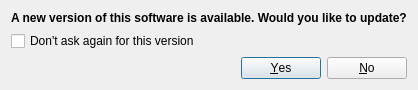
<?xml version="1.0" encoding="UTF-8"?>
<ui version="4.0">
 <class>UpdateAvailableDialog</class>
 <widget class="QDialog" name="UpdateAvailableDialog">
  <property name="geometry">
   <rect>
    <x>0</x>
    <y>0</y>
    <width>411</width>
    <height>83</height>
   </rect>
  </property>
  <property name="windowTitle">
   <string>Update available</string>
  </property>
  <layout class="QVBoxLayout" name="verticalLayout">
   <item>
    <widget class="QLabel" name="label">
     <property name="text">
      <string>&lt;html&gt;&lt;head/&gt;&lt;body&gt;&lt;p&gt;&lt;span style=&quot; font-weight:600;&quot;&gt;A new version of this software is available. Would you like to update?&lt;/span&gt;&lt;/p&gt;&lt;/body&gt;&lt;/html&gt;</string>
     </property>
    </widget>
   </item>
   <item>
    <widget class="QCheckBox" name="checkBox">
     <property name="text">
      <string>Don't ask again for this version</string>
     </property>
    </widget>
   </item>
   <item>
    <widget class="QDialogButtonBox" name="buttonBox">
     <property name="orientation">
      <enum>Qt::Horizontal</enum>
     </property>
     <property name="standardButtons">
      <set>QDialogButtonBox::No|QDialogButtonBox::Yes</set>
     </property>
    </widget>
   </item>
  </layout>
 </widget>
 <resources/>
 <connections>
  <connection>
   <sender>buttonBox</sender>
   <signal>accepted()</signal>
   <receiver>UpdateAvailableDialog</receiver>
   <slot>accept()</slot>
   <hints>
    <hint type="sourcelabel">
     <x>248</x>
     <y>254</y>
    </hint>
    <hint type="destinationlabel">
     <x>157</x>
     <y>274</y>
    </hint>
   </hints>
  </connection>
  <connection>
   <sender>buttonBox</sender>
   <signal>rejected()</signal>
   <receiver>UpdateAvailableDialog</receiver>
   <slot>reject()</slot>
   <hints>
    <hint type="sourcelabel">
     <x>316</x>
     <y>260</y>
    </hint>
    <hint type="destinationlabel">
     <x>286</x>
     <y>274</y>
    </hint>
   </hints>
  </connection>
 </connections>
</ui>
